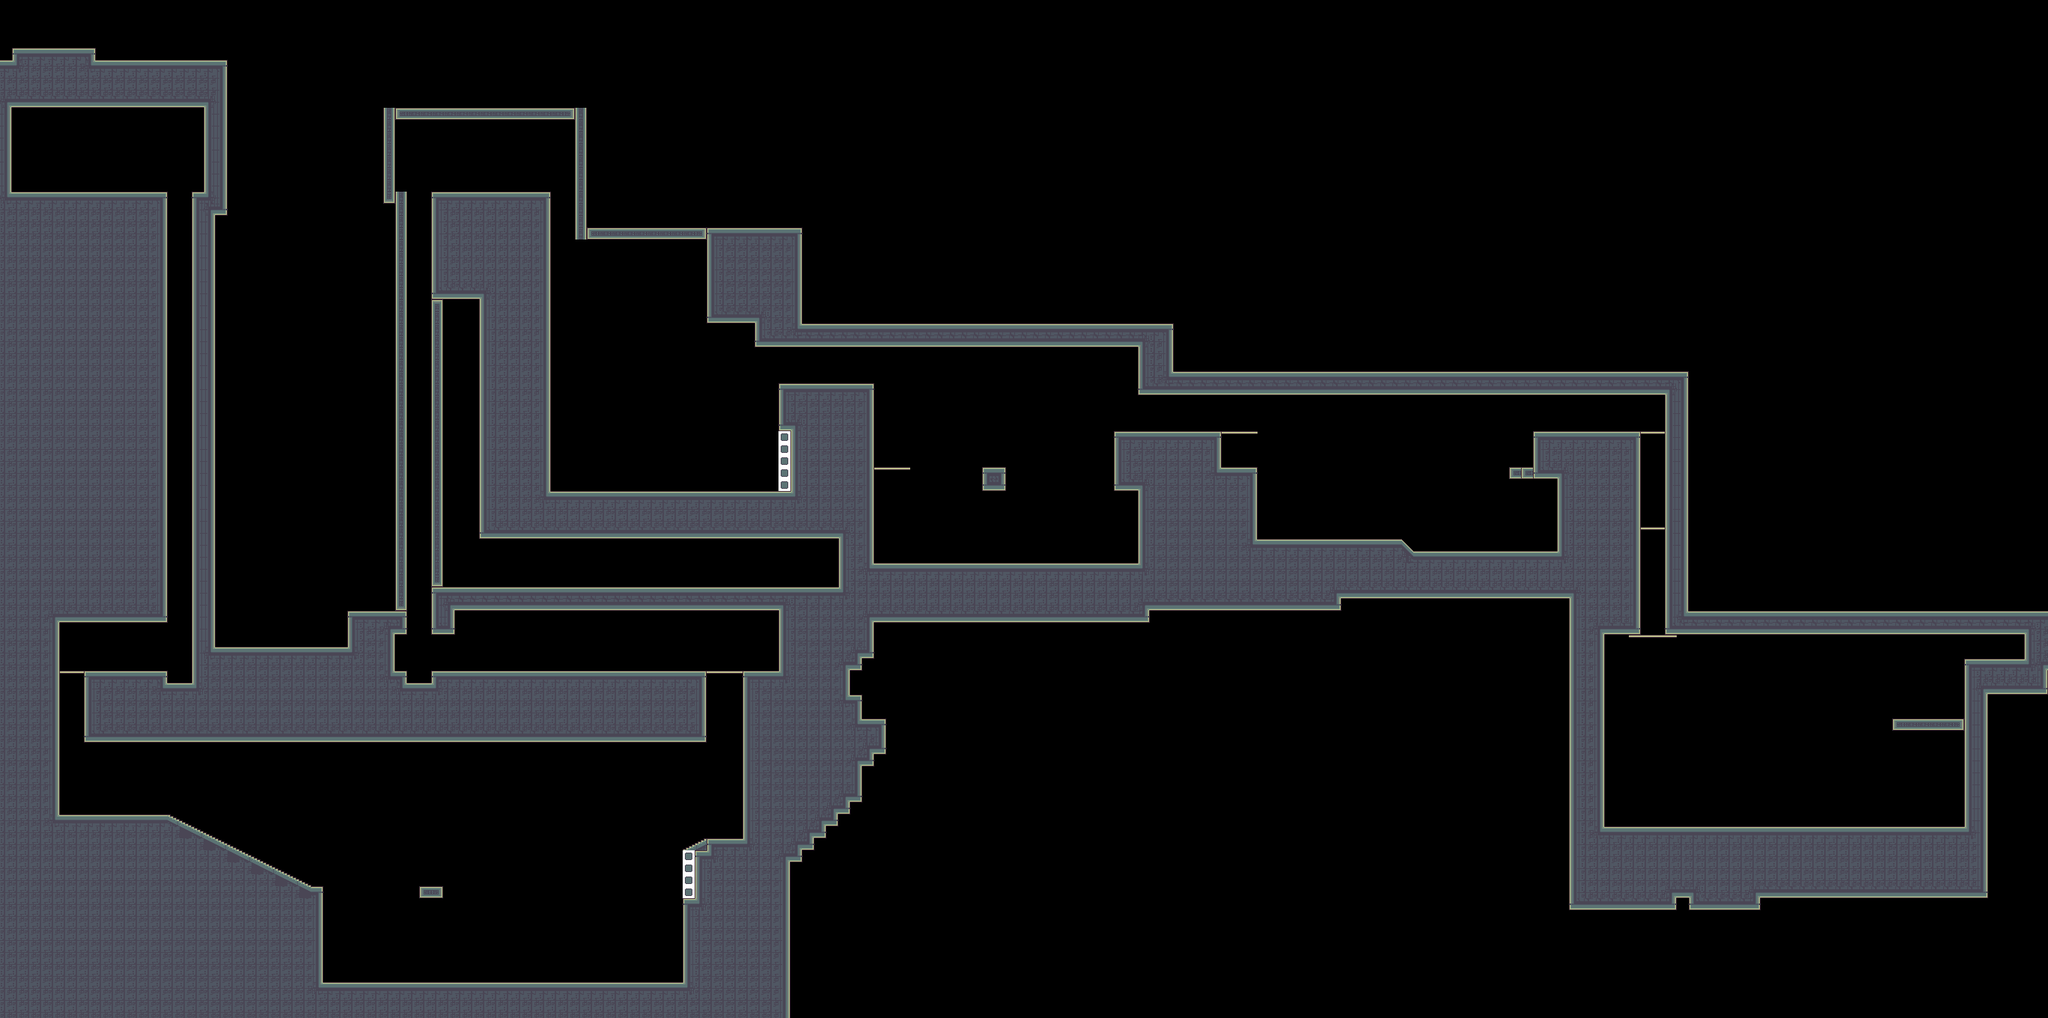

A 2D game scene composited from a Tiled map and its tileset images. What follows is a short description and the map's XML, with each tile layer's data collapsed to a summary:
An orthogonal 171x85 tile map with 16x16 px tiles, 1 tile layer (Tile Layer 1), 1 hidden layer not drawn.

<map version="1.0" orientation="orthogonal" renderorder="right-down" width="171" height="85" tilewidth="16" tileheight="16" nextobjectid="1">
 <tileset firstgid="1" name="0_GAUNTLET_RIVER" tilewidth="16" tileheight="16" tilecount="600" columns="20">
  <image source="../../../tileset/0_GAUNTLET_RIVER.png" width="320" height="480" />
  <terraintypes>
   <terrain name="Basic" tile="-1" />
   <terrain name="Thin_V" tile="-1" />
   <terrain name="Thin_H" tile="-1" />
   <terrain name="Eraser" tile="-1" />
  </terraintypes>
  <tile id="8" terrain=",,,3" />
  <tile id="9" terrain=",,3,3" />
  <tile id="10" terrain=",,3," />
  <tile id="11" terrain="3,3,3," />
  <tile id="12" terrain="3,3,,3" />
  <tile id="28" terrain=",3,,3" />
  <tile id="29" terrain="3,3,3,3" />
  <tile id="30" terrain="3,,3," />
  <tile id="31" terrain="3,,3,3" />
  <tile id="32" terrain=",3,3,3" />
  <tile id="48" terrain=",3,," />
  <tile id="49" terrain="3,3,," />
  <tile id="50" terrain="3,,," />
  <tile id="80" terrain=",,,0" />
  <tile id="81" terrain=",,0,0" />
  <tile id="82" terrain=",,0," />
  <tile id="88" terrain=",,,1" />
  <tile id="89" terrain=",,1,1" />
  <tile id="90" terrain=",,1," />
  <tile id="92" terrain=",,,2" />
  <tile id="93" terrain=",,2,2" />
  <tile id="94" terrain=",,2," />
  <tile id="100" terrain=",0,,0" />
  <tile id="101" terrain="0,0,0,0" />
  <tile id="102" terrain="0,,0," />
  <tile id="105" terrain="0,0,0," />
  <tile id="106" terrain="0,0,,0" />
  <tile id="108" terrain=",1,,1" />
  <tile id="109" terrain="1,1,1,1" />
  <tile id="110" terrain="1,,1," />
  <tile id="112" terrain=",2,,2" />
  <tile id="113" terrain="2,2,2,2" />
  <tile id="114" terrain="2,,2," />
  <tile id="120" terrain=",0,," />
  <tile id="121" terrain="0,0,," />
  <tile id="122" terrain="0,,," />
  <tile id="125" terrain="0,,0,0" />
  <tile id="126" terrain=",0,0,0" />
  <tile id="128" terrain=",1,," />
  <tile id="129" terrain="1,1,," />
  <tile id="130" terrain="1,,," />
  <tile id="132" terrain=",2,," />
  <tile id="133" terrain="2,2,," />
  <tile id="134" terrain="2,,," />
 </tileset>
 <imagelayer name="Image Layer 1" visible="0">
  <image source="../../../../_noncrypt_assets/pngexports/RIVER_G1.png" />
 </imagelayer>
 <layer name="Tile Layer 1" width="171" height="85">
  <data>[14535 cells, 3937 non-empty, 40 distinct tile ids]</data>
 </layer>
</map>
